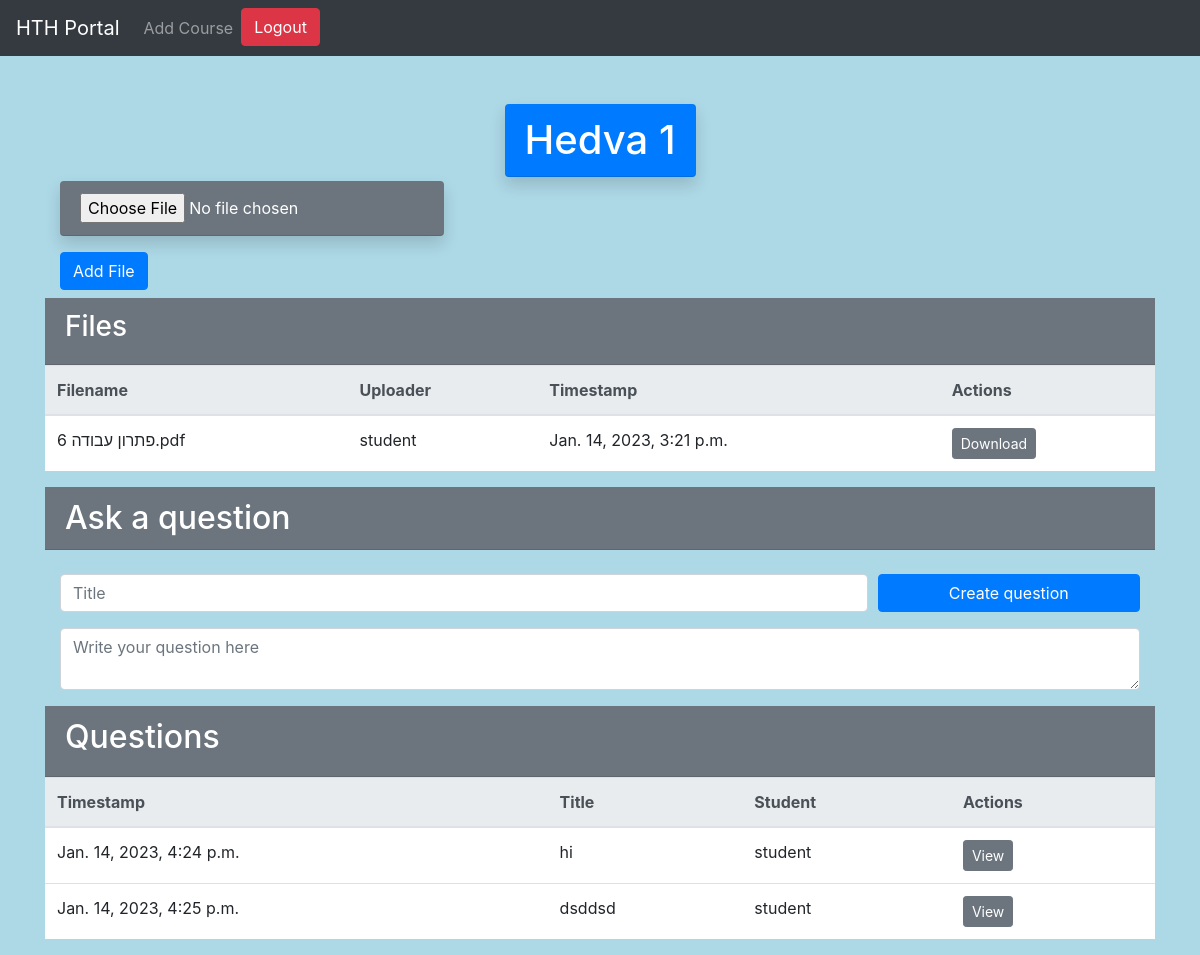
The page /course/4 (signed in) on the database as committed earlier.
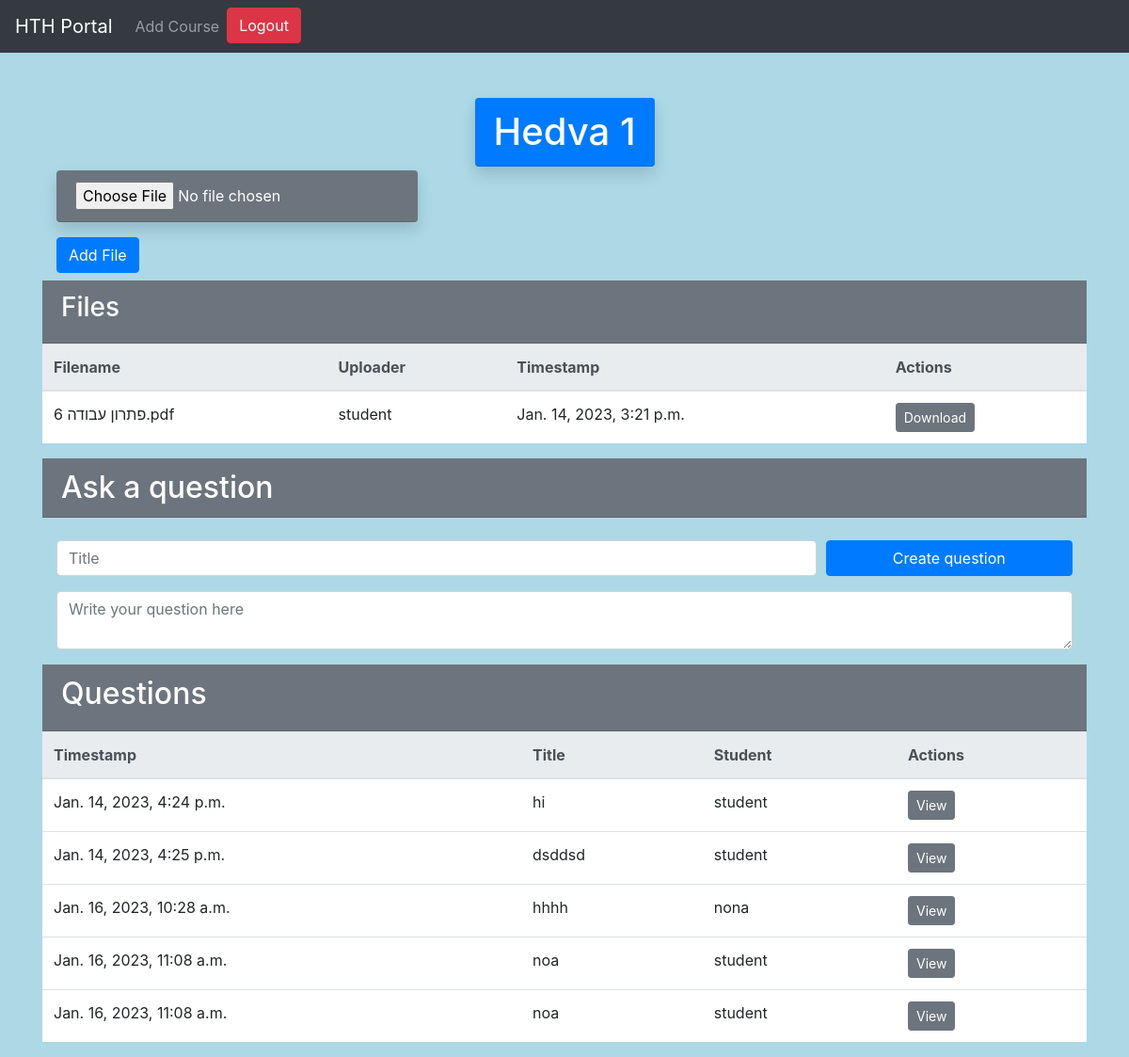
The same page on the database as committed later.
### university/models.py (models this page shows)
class Course(models.Model):
    objects = models.Manager()
    name = models.CharField(max_length=255)
    category = models.CharField(max_length=255)

class File(models.Model):
    objects = models.Manager()
    filename = models.CharField(max_length=255)
    file = models.FileField(upload_to='files/')
    uploader = models.CharField(max_length=255)
    timestamp = models.DateTimeField(auto_now_add=True)
    teacher_file = models.BooleanField(default=False)
    course = models.ForeignKey(Course, on_delete=models.CASCADE, related_name='files')

class Question(models.Model):
    objects = models.Manager()
    title = models.CharField(max_length=255)
    body = models.TextField()
    course = models.ForeignKey(Course, on_delete=models.CASCADE)
    creator = models.CharField(max_length=255)
    timestamp = models.DateTimeField(auto_now_add=True)

### university/views.py (the view)
# urls.py: path('course/<int:course_id>', views.course, name='course'),
@login_required
def course(request, course_id):
    course_obj = get_object_or_404(Course, id=course_id)
    files = File.objects.filter(course=course_obj)
    questions = Question.objects.filter(course=course_obj)
    context = {
        'course': course_obj,
        'course_id': course_obj.id,
        'files': files,
        'questions': questions,
    }
    return render(request, 'university/course.html', context)

### university/templates/university/course.html (shortened to what this page needs)
{% extends 'university/base.html' %}
{% load static %}
{% load custom_tags %}
{% block content %}
<div class="row justify-content-center">
    <h1 class="card-header bg-primary text-white rounded shadow">{{ course.name }}</h1>
</div>
<div class="container mt-1 mb-2">
    <form method="post" enctype="multipart/form-data" action="{% url 'upload_file' course.id %}">
      <div class="form-group">
        <input type="file" class="card-header bg-secondary text-white rounded shadow" name="file" id="file" required>
      </div>
      <button type="submit" class="btn btn-primary" id="submit-button">Add File</button>
    </form>
</div>
<div class="card-header bg-secondary text-white">
    <h3>Files</h3>
</div>
<table class="table table-hover">
    <thead class="thead-light">
        <tr>
            <th scope="col">Filename</th>
            <th scope="col">Uploader</th>
            <th scope="col">Timestamp</th>
            <th scope="col">Actions</th>
        </tr>
    </thead>
    <tbody class="bg-white">
        {% for file in files %}
        <tr>
            <td>{{ file.filename }}</td>
            <td>{{ file.uploader }}</td>
            <td>{{ file.timestamp }}</td>
            <td>
                <a href="{% url 'download_file' file.id %}" class="btn btn-secondary btn-sm" download>Download</a>
            </td>
        </tr>
        {% endfor %}
    </tbody>
</table>
<h2 class="mb-4 card-header bg-secondary text-white">Ask a question</h2>
<div class="container mt-2 mb-3 bg rounded">
  <form method="post" action="{% url 'create_question' course.id %}" class="form-group">
    <div class="form-row">
      <div class="col-md-9">
        <input class="form-control" type="text" name="title" placeholder="Title" required>
      </div>
      <div class="col-md-3">
        <button type="submit" class="btn btn-primary btn-block" id="question">Create question</button>
      </div>
    </div>
    <textarea class="form-control mt-3" name="body" placeholder="Write your question here" required></textarea>
  </form>
</div>
<table class="table table-hover">
    <thead class="thead-light">
        <tr>
            <th scope="col">Timestamp</th>
            <th scope="col">Title</th>
            <th scope="col">Student</th>
            <th scope="col">Actions</th>
        </tr>
    </thead>
    <div class="card-header bg-secondary text-white">
        <h2>Questions</h2>
    </div>
    <tbody class="bg-white">
        {% for question in questions %}
        <tr>
            <td>{{ question.timestamp }}</td>
            <td>{{ question.title }}</td>
            <td>{{ question.creator }}</td>
            <td>
                <a href="{% url 'view_question' question.id %}" class="btn btn-secondary btn-sm">View</a>
            </td>
        </tr>
        {% endfor %}
    </tbody>
</table>
{% endblock %}

### university/templates/university/base.html (shortened to what this page needs)
<!doctype html>
<html lang="en">
  <head>
    <link rel="stylesheet" href="https://stackpath.bootstrapcdn.com/bootstrap/4.5.2/css/bootstrap.min.css">
  </head>
  <body class="">
  {% load custom_tags %}
    <nav class="navbar navbar-expand-lg navbar-dark bg-dark">
      {% if user.is_authenticated %}
        {% if request.user.is_superuser %}
        <a class="navbar-brand" href="{% url 'admin_home' %}">HTH Portal</a>
        {% else %}
        <a class="navbar-brand" href="{% url 'home' %}">HTH Portal</a>
        {% endif %}
      {% else %}
      <a class="navbar-brand" href="{% url 'index' %}">HTH Portal</a>
      {% endif %}
      <div class="collapse navbar-collapse" id="navbarNav">
        <ul class="navbar-nav">
        {% if user.is_authenticated %}
          {% if user.is_superuser %}
          <li class="nav-item">
            <a class="nav-link" href="{% url 'add_course' %}">Add Course</a>
          </li>
          {% else %}
          <li class="nav-item">
            <a class="nav-link" href="{% url 'view_appointments' %}">Head to Head</a>
          </li>
          {% endif %}
          <li class="nav-item">
            <button type="button" class="btn btn-danger" data-toggle="modal" data-target="#logoutModal">
              Logout
            </button>
          </li>
        {% endif %}
        </ul>
      </div>
    </nav>
    <div class="container mt-5">
      {% block content %}
      {% endblock %}
    </div>
</body>
</html>

### university/templates/university/base.html (style rules this page uses)
body { background-color: lightblue; }

Rows that differ between the two databases and show on the page:
added Question: timestamp "Jan. 16, 2023, 10:28 a.m.", title "hhhh", creator "nona"
added Question: timestamp "Jan. 16, 2023, 11:08 a.m.", title "noa", creator "student"
added Question: timestamp "Jan. 16, 2023, 11:08 a.m.", title "noa", creator "student"
